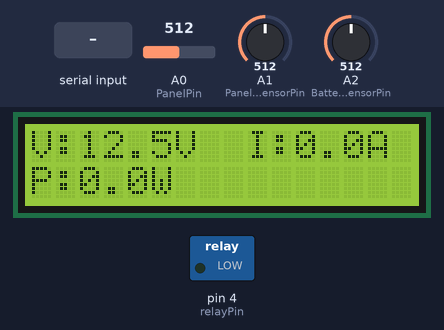
The sketch below on a simulated Arduino Uno, built with avr-gcc and run on an emulated ATmega328P. On the bench: 16×2 character LCD, switched loads named in the sketch (green lamp = pin HIGH). Inputs (shaded band) come from the test bench; at power-on: A0 (PanelPin) = 512, A1 (Panel_Voltage_sensorPin) = 512, A2 (Battery_Voltage_sensorPin) = 512. What the sketch prints to the serial monitor is not drawn.

Above: at 8.4 s.
8.5 s: "R0\n" received over the second serial link
At 9.3 s:
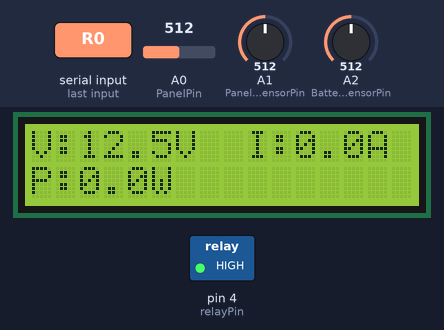
10.0 s: A0 (PanelPin) set to 716
At 12.2 s:
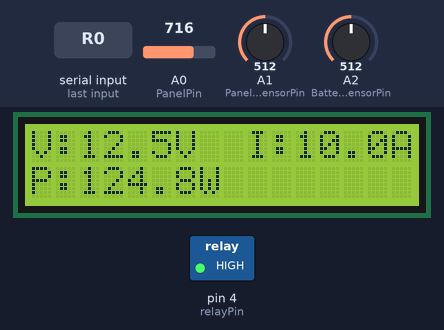
12.7 s: A1 (Panel_Voltage_sensorPin) set to 716
At 13.7 s:
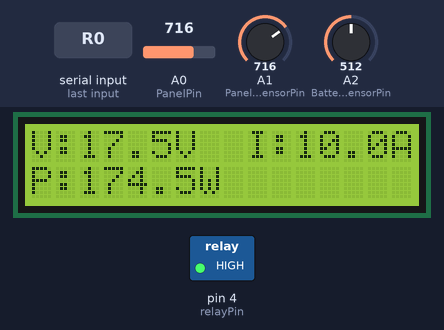
14.7 s: A0 (PanelPin) set to 900
At 16.4 s:
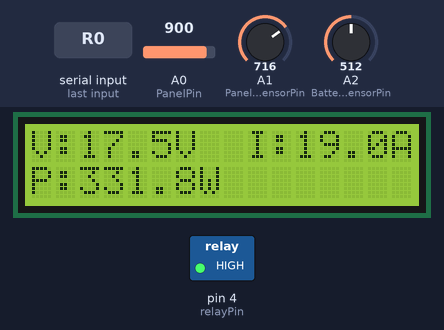
16.7 s: A1 (Panel_Voltage_sensorPin) set to 900
At 18.0 s:
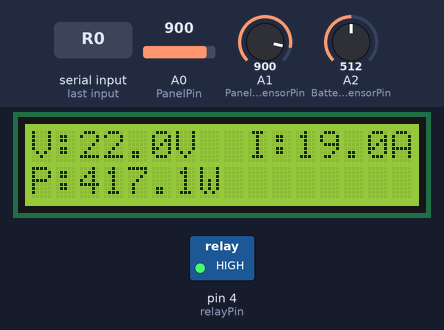
18.7 s: "R1\n" received over the second serial link
At 19.5 s:
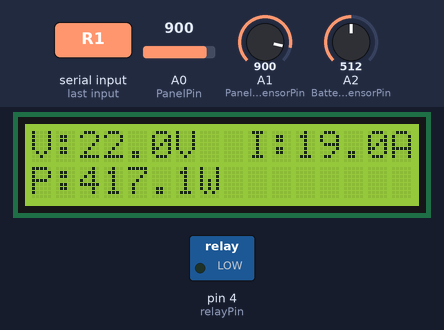
Timing chart, 0 to 21.2 s (numbered marks = the images above; inputs shaded):
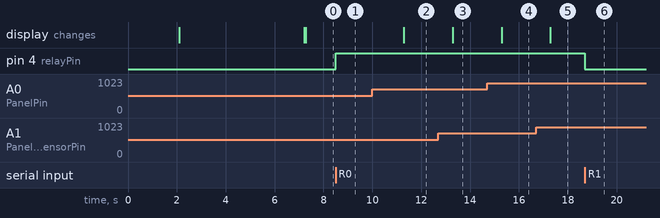

Measured:
- after the input at 8.5 s, pin 4 (relayPin): LOW → HIGH at once
- after the input at 10.0 s, the display: changes after 1.3 s (image 2)
- after the input at 12.7 s, the display: changes after 0.59 s (image 3)
- after the input at 14.7 s, the display: changes after 0.59 s (image 4)
- after the input at 16.7 s, the display: changes after 0.59 s (image 5)
- after the input at 18.7 s, pin 4 (relayPin): HIGH → LOW at once

The sketch:

arduino_code.ino
```cpp
#include <Wire.h>
#include <LiquidCrystal_I2C.h>
#include <SoftwareSerial.h>
LiquidCrystal_I2C lcd(0x27, 16, 2);
SoftwareSerial espSerial(10, 11);
const long interval = 2000;
unsigned long previousMillis = 0;

// -------- PINLER --------
const int PanelPin = A0;
const int Panel_Voltage_sensorPin = A1;
const int Battery_Voltage_sensorPin = A2; // Batarya voltajı (0-25V)
const int relayPin = 4; // Role pini eklendi

// -------- SABİTLER --------
const float Vref = 5.0;
const float sensitivity = 0.1; // ACS712 (20A için 0.1)

// -------- DEĞİŞKENLER --------
float offsetVoltage = 0;
float Panel_voltage = 0;
float current = 0;
float Panel_Power = 0;
float Battery_voltage = 0; // Akü Voltajı
int batteryPerc = 0; // Akü Yüzdesi

// -------- SETUP --------
void setup() {
  Serial.begin(9600);
  espSerial.begin(9600);
  lcd.begin();
  lcd.backlight();

  lcd.setCursor(4,0);
  lcd.print("IoT Solar");
  lcd.setCursor(5,1);
  lcd.print("Monitor");
  delay(2000);

  lcd.clear();
  lcd.setCursor(2,0);
  lcd.print("Calibration");
  delay(2000);

  Serial.println("Calibration...");
  delay(2000);

  offsetVoltage = calibrate();

  Serial.print("Offset: ");
  Serial.println(offsetVoltage, 3);

  lcd.clear();

  pinMode(relayPin, OUTPUT);
  digitalWrite(relayPin, LOW); // Role baslangicta KAPALI
}

// -------- GERİLİM OKUMA --------
void voltage_Panel(){
  int value_Panel = analogRead(Panel_Voltage_sensorPin);
  Panel_voltage = value_Panel * (25.0 / 1023.0); // 0-25V

  Serial.print("Panel Gerilimi: ");
  Serial.print(Panel_voltage);
  Serial.println(" V");
}

void voltage_Battery(){
  int value_Battery = analogRead(Battery_Voltage_sensorPin);
  Battery_voltage = value_Battery * (25.0 / 1023.0); // 0-25V modül

  // Basit Pil Yüzdesi Hesabı (12V Kurşun-Asit: 10.5V ile 12.6V arası)
  float perc = ((Battery_voltage - 10.5) / (12.6 - 10.5)) * 100.0;
  if (perc > 100) perc = 100;
  if (perc < 0) perc = 0;
  batteryPerc = (int)perc;

  Serial.print("Akü Gerilimi: ");
  Serial.print(Battery_voltage);
  Serial.print(" V (Doluluk: %");
  Serial.print(batteryPerc);
  Serial.println(")");
}

// -------- AKIM OKUMA --------
void Current_Panel(){
  current = readCurrentFiltered();

  Serial.print("Akım: ");
  Serial.print(current, 2);
  Serial.println(" A");
}

// -------- GÜÇ HESABI --------
void Power(){
  Panel_Power = Panel_voltage * current;

  Serial.print("Guc: ");
  Serial.print(Panel_Power);
  Serial.println(" W");
}

// -------- LCD GÖSTERİM --------
void displayLCD(){
  lcd.clear();

  lcd.setCursor(0,0);
  lcd.print("V:");
  lcd.print(Panel_voltage,1);
  lcd.print("V");

  lcd.setCursor(9,0);
  lcd.print("I:");
  lcd.print(current,1);
  lcd.print("A");

  lcd.setCursor(0,1);
  lcd.print("P:");
  lcd.print(Panel_Power,1);
  lcd.print("W");
}

// -------- KALİBRASYON --------
float calibrate() {
  long sum = 0;
  int N = 1000;

  for (int i = 0; i < N; i++) {
    sum += analogRead(PanelPin);
    delay(1);
  }

  float avg = sum / (float)N;
  return avg * (Vref / 1023.0);
}

// -------- FİLTRELİ AKIM --------
float readCurrentFiltered() {
  long sum = 0;
  int N = 200;

  for (int i = 0; i < N; i++) {
    sum += analogRead(PanelPin);
  }

  float avg = sum / (float)N;
  float voltage = avg * (Vref / 1023.0);

  float currentValue = (voltage - offsetVoltage) / sensitivity;

  // Gürültü temizleme
  if (abs(currentValue) < 0.05) currentValue = 0;

  return currentValue;
}

// -------- LOOP --------
void loop() {
  unsigned long currentMillis = millis();

  // 1. Sensörleri Okuma ve Gönderme (2 saniyede bir)
  if (currentMillis - previousMillis >= interval) {
    previousMillis = currentMillis;

    voltage_Panel();
    voltage_Battery(); // Batarya voltajını da okuyoruz
    Current_Panel();
    Power();
    displayLCD();

    // ESP'ye gönderilecek veriye ;B: parametresini ekliyoruz
    String dataString = "V:" + String(Panel_voltage, 2) + ";I:" + String(current, 2) + ";B:" + String(batteryPerc) + ";\n";
    espSerial.print(dataString);

    Serial.print("Gonderilen: ");
    Serial.println(dataString);
  }

  // 2. ESP8266'dan Gelen Komutları Dinleme
  if (espSerial.available()) {
    String inData = espSerial.readStringUntil('\n');
    inData.trim();

    if (inData == "R1") {
      digitalWrite(relayPin, LOW); // Roleyi AC (Aktif Yüksek)
      Serial.println("Komut Alindi: Role ACIK");
    }
    else if (inData == "R0") {
      digitalWrite(relayPin, HIGH);  // Roleyi KAPAT (Aktif Düşük)
      Serial.println("Komut Alindi: Role KAPALI");
    }
  }
}
```
